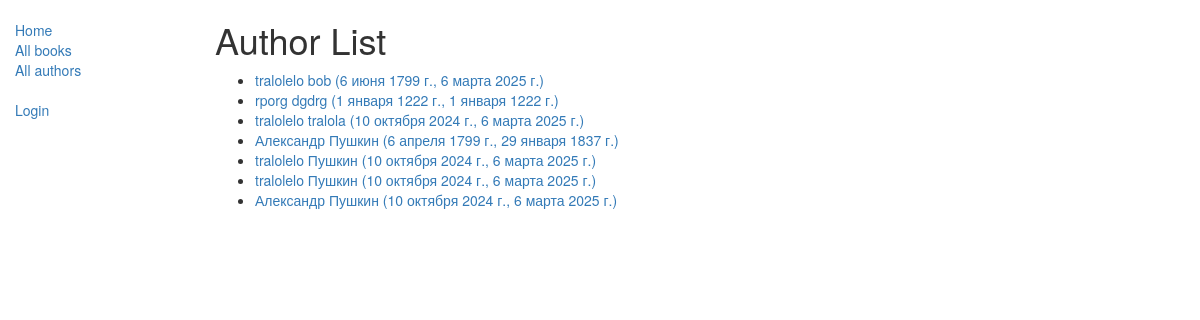
Screenshot of /catalog/authors/ with the database file from the repository.
### catalog/models.py (models this page shows, shortened)
class Author(models.Model):
    first_name = models.CharField(max_length=100)
    last_name = models.CharField(max_length=100)
    date_of_birth = models.DateField(null=True, blank=True)
    date_of_death = models.DateField('died', null=True, blank=True)
    def get_absolute_url(self):
        return reverse('author-detail', args=[str(self.id)])
    class Meta:
        ordering = ['last_name']

### catalog/views.py (the view)
class AuthorListView(generic.ListView):
    model = Author
    context_object_name = 'author_list'  # ваше собственное имя переменной контекста в шаблоне
    template_name = 'book/my_arbitrary_template_name_list.html'  # Определение имени вашего шаблона и его расположения
    paginate_by = 10

### catalog/templates/catalog/author_list.html
{% extends "base_generic.html" %}
{% block content %}
    <h1>Author List</h1>
    {% if author_list %}
    <ul>
      {% for author in author_list %}
      <li>
        <a href="{{ author.get_absolute_url }}">{{ author.first_name}} {{author.last_name}} ({{author.date_of_birth}}, {{author.date_of_death}})</a>
      </li>
      {% endfor %}
    </ul>
    {% else %}
      <p>There are no books dfs in the абоабаобаоабаоа library.</p>
    {% endif %}
{% endblock  %}

### rows the page displays
Author: first_name "tralolelo", last_name "bob", date_of_birth "6 июня 1799 г.", date_of_death "6 марта 2025 г."
Author: first_name "rporg", last_name "dgdrg", date_of_birth "1 января 1222 г.", date_of_death "1 января 1222 г."
Author: first_name "tralolelo", last_name "tralola", date_of_birth "10 октября 2024 г.", date_of_death "6 марта 2025 г."
Author: first_name "Александр", last_name "Пушкин", date_of_birth "6 апреля 1799 г.", date_of_death "29 января 1837 г."
Author: first_name "tralolelo", last_name "Пушкин", date_of_birth "10 октября 2024 г.", date_of_death "6 марта 2025 г."
Author: first_name "tralolelo", last_name "Пушкин", date_of_birth "10 октября 2024 г.", date_of_death "6 марта 2025 г."
Author: first_name "Александр", last_name "Пушкин", date_of_birth "10 октября 2024 г.", date_of_death "6 марта 2025 г."
